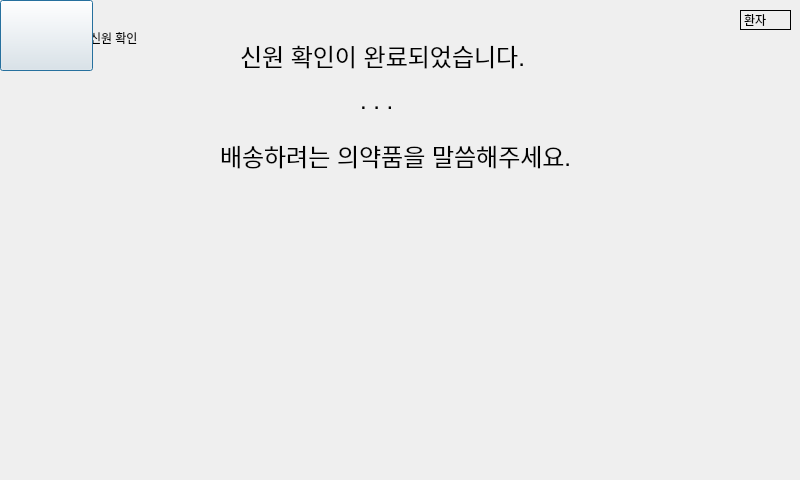
<?xml version="1.0" encoding="UTF-8"?>
<ui version="4.0">
 <class>Dialog</class>
 <widget class="QDialog" name="Dialog">
  <property name="geometry">
   <rect>
    <x>0</x>
    <y>0</y>
    <width>800</width>
    <height>480</height>
   </rect>
  </property>
  <property name="windowTitle">
   <string>Dialog</string>
  </property>
  <property name="styleSheet">
   <string notr="true">QMainWindow { background-color: #F0F0F0; }</string>
  </property>
  <widget class="QLabel" name="identification_text">
   <property name="geometry">
    <rect>
     <x>90</x>
     <y>30</y>
     <width>64</width>
     <height>15</height>
    </rect>
   </property>
   <property name="text">
    <string>신원 확인</string>
   </property>
  </widget>
  <widget class="QLabel" name="medical_text">
   <property name="geometry">
    <rect>
     <x>740</x>
     <y>10</y>
     <width>51</width>
     <height>20</height>
    </rect>
   </property>
   <property name="styleSheet">
    <string notr="true">#medical_text{border: 1px solid #000000;}</string>
   </property>
   <property name="text">
    <string>환자</string>
   </property>
  </widget>
  <widget class="QLabel" name="face_text1">
   <property name="geometry">
    <rect>
     <x>240</x>
     <y>20</y>
     <width>311</width>
     <height>71</height>
    </rect>
   </property>
   <property name="styleSheet">
    <string notr="true">#face_text1{font-size: 24px; font-family: 'Arial';}</string>
   </property>
   <property name="text">
    <string>신원 확인이 완료되었습니다.</string>
   </property>
  </widget>
  <widget class="QLabel" name="record_image">
   <property name="geometry">
    <rect>
     <x>270</x>
     <y>210</y>
     <width>211</width>
     <height>201</height>
    </rect>
   </property>
   <property name="styleSheet">
    <string notr="true">#record_image{border-image: url(:/record/record.png);}</string>
   </property>
   <property name="text">
    <string/>
   </property>
  </widget>
  <widget class="QLabel" name="face_text2">
   <property name="geometry">
    <rect>
     <x>220</x>
     <y>120</y>
     <width>401</width>
     <height>71</height>
    </rect>
   </property>
   <property name="styleSheet">
    <string notr="true">#face_text2{font-size: 24px; font-family: 'Arial';}</string>
   </property>
   <property name="text">
    <string>배송하려는 의약품을 말씀해주세요.</string>
   </property>
  </widget>
  <widget class="QLabel" name="record_text3">
   <property name="geometry">
    <rect>
     <x>360</x>
     <y>20</y>
     <width>247</width>
     <height>161</height>
    </rect>
   </property>
   <property name="styleSheet">
    <string notr="true">#record_text3{font-size: 24px; font-family: 'Arial';}</string>
   </property>
   <property name="text">
    <string>. . .</string>
   </property>
  </widget>
  <widget class="QPushButton" name="navigation_image">
   <property name="geometry">
    <rect>
     <x>0</x>
     <y>0</y>
     <width>93</width>
     <height>71</height>
    </rect>
   </property>
   <property name="styleSheet">
    <string notr="true">#navigation_image{border-image: url(:/home/home.png);}</string>
   </property>
   <property name="text">
    <string/>
   </property>
  </widget>
 </widget>
 <resources>
  <include location="home.qrc"/>
 </resources>
 <connections/>
</ui>
